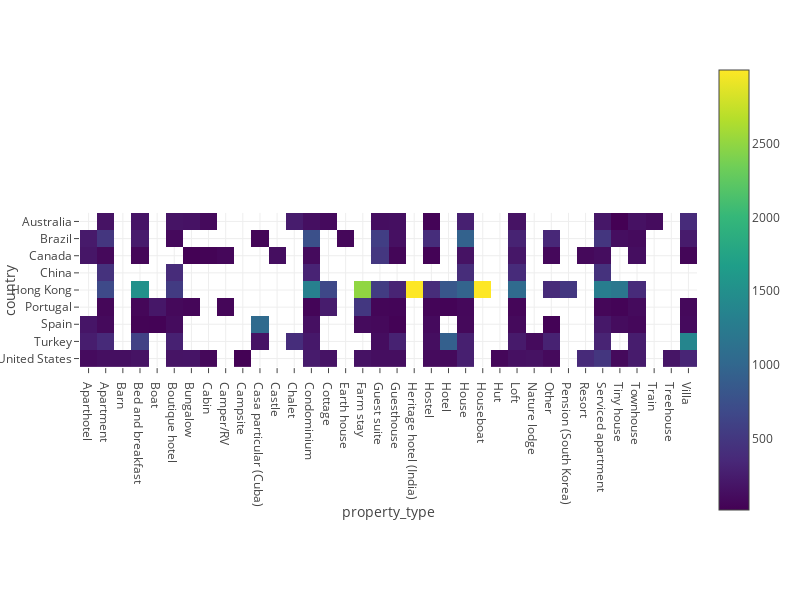

Notebook code cell kept with this figure:
### Code cell
import pandas as pd
import plotly.express as px

# Convert the DataFrame into a numerical matrix
matrix = df.pivot_table(values="price", index="country", columns="property_type")

# Create the heatmap
fig = px.imshow(matrix, color_continuous_scale="viridis",height=600,width=800)
fig.show()

### Figure 1 — Plotly figure (JSON) as saved in the notebook; plotly's stock layout.template omitted (floating-point values rounded to 4 significant figures; data arrays with more than 128 entries replaced by an {"elided": "..."} marker saying what was removed)
{"data": [{"coloraxis": "coloraxis", "hovertemplate": "property_type: %{x}<br>country: %{y}<br>color: %{z}<extra></extra>", "name": "0", "type": "heatmap", "x": ["Aparthotel", "Apartment", "Barn", "Bed and breakfast", "Boat", "Boutique hotel", "Bungalow", "Cabin", "Camper/RV", "Campsite", "Casa particular (Cuba)", "Castle", "Chalet", "Condominium", "Cottage", "Earth house", "Farm stay", "Guest suite", "Guesthouse", "Heritage hotel (India)", "Hostel", "Hotel", "House", "Houseboat", "Hut", "Loft", "Nature lodge", "Other", "Pension (South Korea)", "Resort", "Serviced apartment", "Tiny house", "Townhouse", "Train", "Treehouse", "Villa"], "xaxis": "x", "y": ["Australia", "Brazil", "Canada", "China", "Hong Kong", "Portugal", "Spain", "Turkey", "United States"], "yaxis": "y", "z": {"elided": "9x36 float values"}}], "layout": {"coloraxis": {"colorscale": [[0, "#440154"], [0.1111, "#482878"], [0.2222, "#3e4989"], [0.3333, "#31688e"], [0.4444, "#26828e"], [0.5556, "#1f9e89"], [0.6667, "#35b779"], [0.7778, "#6ece58"], [0.8889, "#b5de2b"], [1, "#fde725"]]}, "height": 600, "margin": {"t": 60}, "width": 800, "xaxis": {"anchor": "y", "constrain": "domain", "domain": [0, 1], "scaleanchor": "y", "title": {"text": "property_type"}}, "yaxis": {"anchor": "x", "autorange": "reversed", "constrain": "domain", "domain": [0, 1], "title": {"text": "country"}}}}
